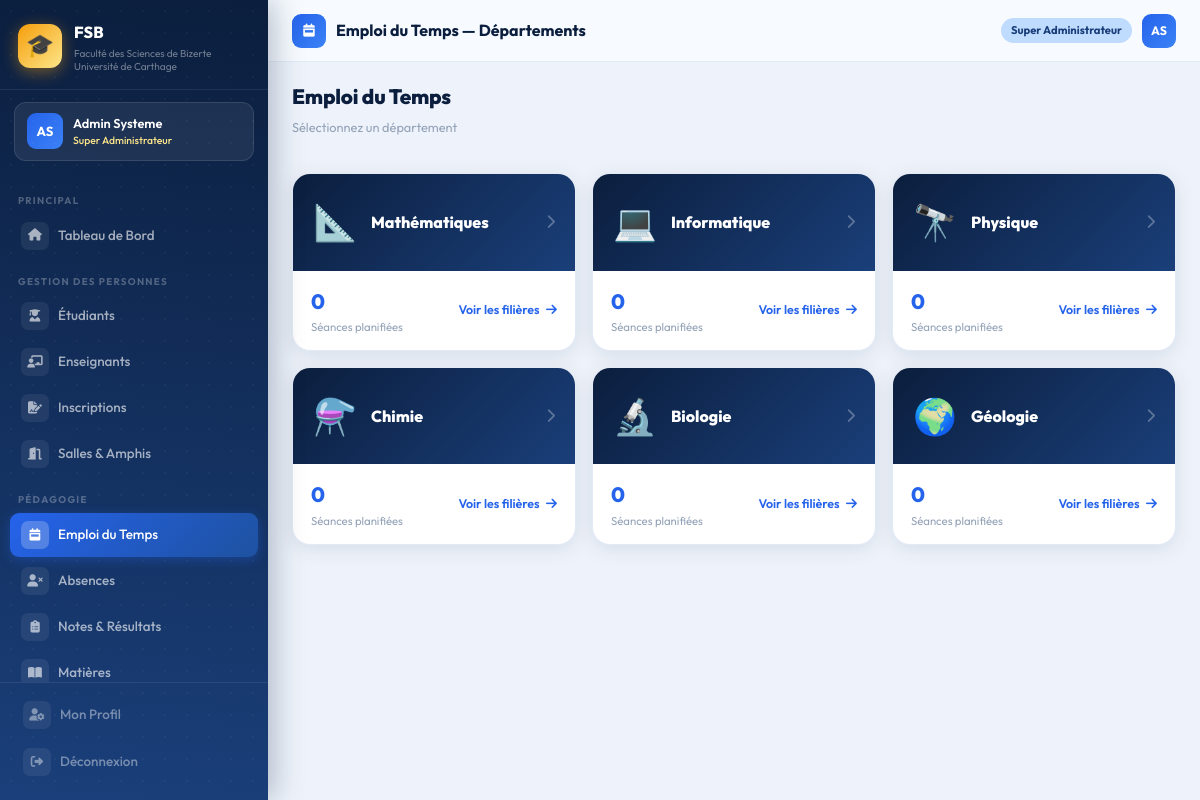
Screenshot of /pedagogie/emploi-du-temps/ (signed in) with the database file from the repository.
### accounts/models.py (models this page shows, shortened)
class CustomUser(AbstractUser):
    ROLE_CHOICES = [
        ('super_admin',  'Super Administrateur'),
        ('admin',        'Administrateur'),
        ('scolarite',    'Agent Scolarité'),
        ('chef_dept',    'Chef de Département'),
        ('doyen',        'Doyen / Vice-Doyen'),
    ]
    role = models.CharField(
        max_length=20,
        choices=ROLE_CHOICES,
        default='scolarite'
    )
    telephone = models.CharField(max_length=20, blank=True)
    departement = models.CharField(max_length=50, blank=True)
    @property
    def is_super_admin(self):
        return self.role == 'super_admin'

### administration/models.py (models this page shows, shortened)
class Departement(models.Model):
    NOM_CHOICES = [
        ('mathematiques',  'Mathématiques'),
        ('informatique',   'Informatique'),
        ('physique',       'Physique'),
        ('chimie',         'Chimie'),
        ('biologie',   'Biologie'),
        ('geologie', 'Géologie'),
    ]
    nom         = models.CharField(max_length=50, choices=NOM_CHOICES, unique=True)
    chef        = models.CharField(max_length=100, blank=True, null=True, help_text="Nom du chef de département")
    email       = models.EmailField(blank=True)
    telephone   = models.CharField(max_length=20, blank=True)
    description = models.TextField(blank=True)

### pedagogie/views.py (the view)
# urls.py: path('emploi-du-temps/', views.edt_departements, name='emploi_du_temps'),
@login_required
def edt_departements(request):
    return render(request, 'pedagogie/edt/nav_departements.html', {
        'dept_data': _dept_data_edt(Departement.objects.all())
    })

### pedagogie/views.py (called while the page is built)
def _dept_data_edt(departements):
    data = []
    for dept in departements:
        nb = EmploiDuTemps.objects.filter(matiere__filiere__departement=dept).count()
        data.append({'dept': dept, 'nb_seances': nb})
    return data

### templates/pedagogie/edt/nav_departements.html
{% extends 'base.html' %}
{% block page_icon %}<i class="fas fa-calendar-week"></i>{% endblock %}
{% block page_title %}Emploi du Temps — Départements{% endblock %}
{% block content %}
<div class="page-header">
  <div><h1>Emploi du Temps</h1><p class="sub">Sélectionnez un département</p></div>
</div>
<div class="row g-3">
  {% for item in dept_data %}
  <div class="col-lg-4 col-md-6 fu fu{{ forloop.counter }}">
    <a href="{% url 'pedagogie:edt_filieres' item.dept.pk %}" style="text-decoration:none">
      <div class="card-fsb" style="transition:all 0.25s;cursor:pointer"
           onmouseover="this.style.transform='translateY(-4px)';this.style.boxShadow='0 12px 28px rgba(37,99,235,0.15)'"
           onmouseout="this.style.transform='translateY(0)';this.style.boxShadow=''">
        <div style="background:linear-gradient(135deg,#0b1e3d,#1a3f7a);padding:20px;display:flex;align-items:center;gap:14px">
          <div style="font-size:2.2rem">
            {% if item.dept.nom == 'informatique' %}💻
            {% elif item.dept.nom == 'mathematiques' %}📐
            {% elif item.dept.nom == 'physique' %}🔭
            {% elif item.dept.nom == 'chimie' %}⚗️
            {% elif item.dept.nom == 'biologie' %}🔬
            {% else %}🌍{% endif %}
          </div>
          <div style="flex:1">
            <div style="font-size:1rem;font-weight:800;color:white">{{ item.dept.get_nom_display }}</div>
          </div>
          <i class="fas fa-chevron-right" style="color:rgba(255,255,255,0.3)"></i>
        </div>
        <div style="padding:14px 18px;display:flex;align-items:center;justify-content:space-between">
          <div>
            <div style="font-size:1.3rem;font-weight:800;color:#2563eb">{{ item.nb_seances }}</div>
            <div style="font-size:0.71rem;color:#94a3b8">Séances planifiées</div>
          </div>
          <div style="font-size:0.78rem;color:#2563eb;font-weight:600">
            Voir les filières <i class="fas fa-arrow-right ms-1"></i>
          </div>
        </div>
      </div>
    </a>
  </div>
  {% endfor %}
</div>
{% endblock %}

### templates/base.html (shortened to what this page needs)
<!DOCTYPE html>
<html lang="fr">
<head>
    <link href="https://cdn.jsdelivr.net/npm/bootstrap@5.3.2/dist/css/bootstrap.min.css" rel="stylesheet">
    <link href="https://cdnjs.cloudflare.com/ajax/libs/font-awesome/6.5.0/css/all.min.css" rel="stylesheet">
    {% load static %}
    <link rel="stylesheet" href="{% static 'css/fsb.css' %}">
</head>
<body>
    {% if user.is_authenticated %}
    <aside class="sidebar" id="sidebar">
        <div class="sidebar-brand">
            <div class="brand-logo">🎓</div>
            <div>
                <div class="brand-name">FSB</div>
                <div class="brand-desc">Faculté des Sciences de Bizerte<br>Université de Carthage</div>
            </div>
        </div>
        <div class="sidebar-user">
            <div class="user-avatar">{{ user.first_name|first|upper }}{{ user.last_name|first|upper }}</div>
            <div>
                <div class="user-fullname">{{ user.get_full_name|truncatechars:22 }}</div>
                <div class="user-role-badge">{{ user.get_role_display }}</div>
            </div>
        </div>
        <nav class="sidebar-nav">
            <span class="nav-section">Principal</span>
            <a href="{% url 'administration:dashboard' %}"
                class="sidebar-link {% if request.resolver_match.url_name == 'dashboard' %}active{% endif %}">
                <span class="s-icon"><i class="fas fa-home"></i></span>Tableau de Bord
            </a>
            <span class="nav-section">Gestion des Personnes</span>
            <a href="{% url 'administration:liste_etudiants' %}"
                class="sidebar-link {% if 'etudiants' in request.path %}active{% endif %}">
                <span class="s-icon"><i class="fas fa-user-graduate"></i></span>Étudiants
            </a>
            <a href="{% url 'administration:liste_enseignants' %}"
                class="sidebar-link {% if 'enseignants' in request.path %}active{% endif %}">
                <span class="s-icon"><i class="fas fa-chalkboard-teacher"></i></span>Enseignants
            </a>
            <a href="{% url 'administration:inscriptions' %}"
                class="sidebar-link {% if 'inscriptions' in request.path %}active{% endif %}">
                <span class="s-icon"><i class="fas fa-file-signature"></i></span>Inscriptions
            </a>
            <a href="{% url 'administration:salles' %}"
                class="sidebar-link {% if 'salles' in request.path %}active{% endif %}">
                <span class="s-icon"><i class="fas fa-door-open"></i></span>Salles & Amphis
            </a>
            <span class="nav-section">Pédagogie</span>
            <a href="{% url 'pedagogie:emploi_du_temps' %}"
                class="sidebar-link {% if 'emploi' in request.path %}active{% endif %}">
                <span class="s-icon"><i class="fas fa-calendar-week"></i></span>Emploi du Temps
            </a>
            <a href="{% url 'pedagogie:absences' %}"
                class="sidebar-link {% if 'absences' in request.path %}active{% endif %}">
                <span class="s-icon"><i class="fas fa-user-times"></i></span>Absences
            </a>
            <a href="{% url 'pedagogie:notes' %}"
                class="sidebar-link {% if 'notes' in request.path %}active{% endif %}">
                <span class="s-icon"><i class="fas fa-clipboard-list"></i></span>Notes & Résultats
            </a>
            <a href="{% url 'pedagogie:matieres' %}"
                class="sidebar-link {% if 'matieres' in request.path %}active{% endif %}">
                <span class="s-icon"><i class="fas fa-book-open"></i></span>Matières
            </a>
        </nav>
        <div class="sidebar-footer">
            <a href="{% url 'accounts:profile' %}" class="sidebar-link" style="margin-bottom:3px">
                <span class="s-icon"><i class="fas fa-user-cog"></i></span>Mon Profil
            </a>
            <a href="{% url 'accounts:logout' %}" class="sidebar-link danger">
                <span class="s-icon"><i class="fas fa-sign-out-alt"></i></span>Déconnexion
            </a>
        </div>
    </aside>
    <div class="main-wrapper">
        <header class="topbar">
            <div class="topbar-left">
                <div class="topbar-icon">{% block page_icon %}<i class="fas fa-th"></i>{% endblock %}</div>
                <span class="topbar-title">{% block page_title %}Tableau de Bord{% endblock %}</span>
            </div>
            <div class="topbar-right">
                <span class="role-chip">{{ user.get_role_display }}</span>
                <a class="user-avatar"
                    style="width:34px;height:34px;font-size:0.77rem;border-radius:9px;cursor:pointer;display:inline-flex;align-items:center;justify-content:center;text-decoration:none"
                    href="{% url 'accounts:profile' %}">
                    {{ user.first_name|first|upper }}{{ user.last_name|first|upper }}
                </a>
            </div>
        </header>
        <div class="content-area">
            {% block content %}{% endblock %}
        </div>
    </div>
    {% else %}
    {% block full_content %}{% endblock %}
    {% endif %}
    {% load static %}
</body>
</html>

### rows the page displays
CustomUser: first_name|first "A", last_name|first "S", get_full_name "Admin Systeme", role "Super Administrateur"
Departement: dept.nom "Mathématiques", nb_seances "0"
Departement: dept.nom "Informatique", nb_seances "0"
Departement: dept.nom "Physique", nb_seances "0"
Departement: dept.nom "Chimie", nb_seances "0"
Departement: dept.nom "Biologie", nb_seances "0"
Departement: dept.nom "Géologie", nb_seances "0"
